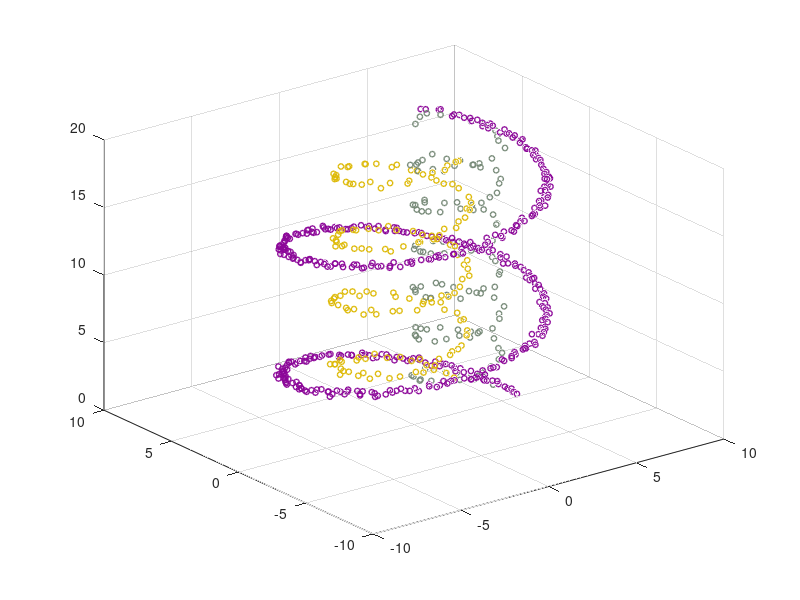

This figure's MATLAB source:


clear all
clf;

d=3;       % Dim of samples
c=3;       % Number of clusters
center=[0 0 0;0 1 2;4 2 0];
r=[6;3;2];
res=[200;40;20]; 
eps=0.2;

diff=max(r)./r;

cluster_samples=randi([50,150],1,2);
%n=sum(cluster_samples);   % Number of samples
cluster_colors=rand(c,3);

dens=10;
noise=0;
noise_range=[-5,15];
noise_thr=5;

X=[];
Labels=[];
figure(1);
for j=1:c
    for theta=0:2*pi/res(j):diff(j)*2*pi*(res(j)-1+1)*4/res(j)
    dev=eps*(2*rand(1,3)-1);
    ADD=r(j,1)*[cos(theta) sin(theta) theta/4]+center(j,:)+dev;
    X=cat(1,X,ADD);
    Labels=cat(1,Labels,j);
    plot3(ADD(:,1),ADD(:,2),ADD(:,3),'o','color',cluster_colors(j,:),...
        'LineWidth',1,'MarkerSize',4);
    hold on;
    end
end
grid on;
n=length(X);


iter=1;
noise_p=[];
norms_points=zeros(1,c);
while length(noise_p)<noise && iter<500 && noise>0
    point=rand(1,d)*(noise_range(1)-noise_range(2))+noise_range(2);
    for p=1:c
        norms_points(p)=norm(point-center(p,:));
    end
    if min(norms_points)>noise_thr
       noise_p=cat(1,noise_p,point);
    end
    iter=iter+1;
end
if noise>0
    plot3(noise_p(:,1),noise_p(:,2),noise_p(:,3),'hr',...
            'LineWidth',1,'MarkerSize',2);
    X=cat(1,X,noise_p);
    Labels=cat(1,Labels,-ones(noise,1));
    n=n+length(noise_p);
end

zlim([0 20]);
%ax=gca;
%ax.ZTick=-10:2:10;

clear s theta mu ADD

data.name='Gaos3 noise';
data.X=X;
data.Labels=Labels;
data.n=n;
data.d=d;
data.c=c;
data.cluster_samples=cluster_samples;

%clear i s theta mu_G mu sigma ADD cluster_colors cluster_samples
%clear iter dens noise noise_p p point norms_points